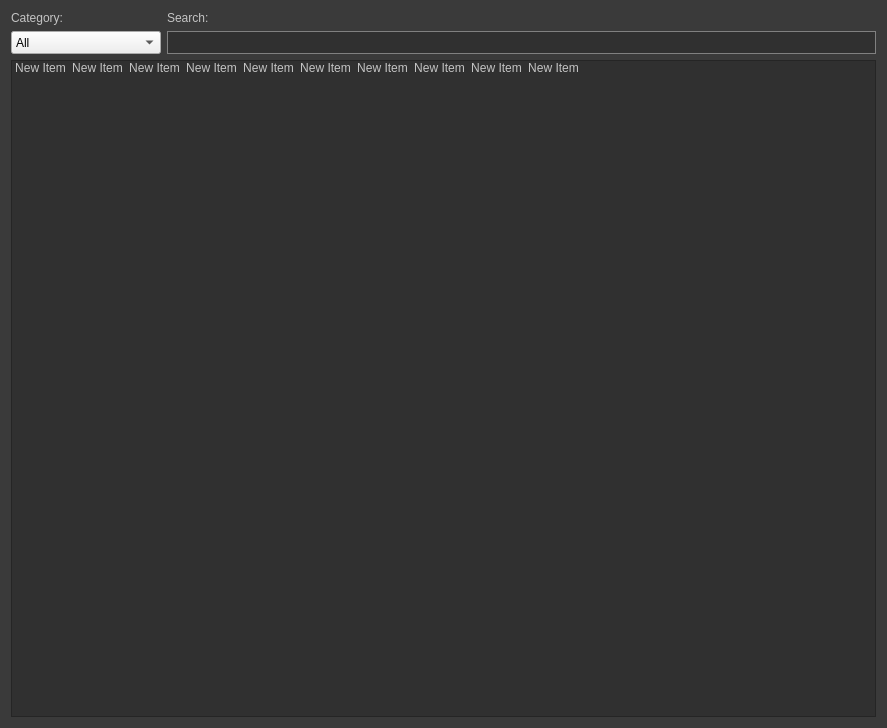
<?xml version="1.0" encoding="UTF-8"?>
<ui version="4.0">
 <class>AssetsLib</class>
 <widget class="QWidget" name="AssetsLib">
  <property name="geometry">
   <rect>
    <x>0</x>
    <y>0</y>
    <width>887</width>
    <height>728</height>
   </rect>
  </property>
  <property name="windowTitle">
   <string>AssetsLib</string>
  </property>
  <property name="styleSheet">
   <string notr="true">QWidget#AssetsLib{
background:rgb(58,58,58);
}

QLabel{
color:rgb(196,196,196);
}

QListWidget{
background:rgb(48,48,48);
}

QPushButton{
background:qlineargradient(spread:pad, x1:1, y1:1, x2:1, y2:0, stop:0 rgba(60,60, 60, 255), stop:1 rgba(85, 85, 85, 255));
border:1px solid black;
color:rgb(196,196,196);
}

QPushButton:hover{
background:qlineargradient(spread:pad, x1:1, y1:1, x2:1, y2:0, stop:0 rgba(68,68, 68, 255), stop:1 rgba(93, 93, 93, 255));
border:1px solid black;
color:rgb(196,196,196);
}

QPushButton:pressed{
background:rgb(185,134,32);
border:1px solid black;
color:rgb(196,196,196);
}

QLineEdit{
background:rgb(48,48,48);
color:rgb(196,196,196);
border:1px solid gray;
}


QListWidget:item{
color:rgb(196,196,196);
}
QListWidget{
alternate-background-color:rgb(30,30,30);
}

</string>
  </property>
  <layout class="QVBoxLayout" name="vLayoutMain">
   <item>
    <layout class="QHBoxLayout" name="hLayout_top">
     <item>
      <layout class="QVBoxLayout" name="vLayout_category">
       <item>
        <widget class="QLabel" name="lb_category">
         <property name="text">
          <string>Category:</string>
         </property>
        </widget>
       </item>
       <item>
        <widget class="QComboBox" name="cbox_category">
         <property name="minimumSize">
          <size>
           <width>150</width>
           <height>23</height>
          </size>
         </property>
         <item>
          <property name="text">
           <string>All</string>
          </property>
         </item>
         <item>
          <property name="text">
           <string>Char</string>
          </property>
         </item>
         <item>
          <property name="text">
           <string>Env</string>
          </property>
         </item>
         <item>
          <property name="text">
           <string>Fx</string>
          </property>
         </item>
         <item>
          <property name="text">
           <string>Props</string>
          </property>
         </item>
        </widget>
       </item>
      </layout>
     </item>
     <item>
      <layout class="QVBoxLayout" name="vLayout_search">
       <item>
        <widget class="QLabel" name="lb_search">
         <property name="text">
          <string>Search:</string>
         </property>
        </widget>
       </item>
       <item>
        <widget class="QLineEdit" name="le_search">
         <property name="minimumSize">
          <size>
           <width>0</width>
           <height>23</height>
          </size>
         </property>
        </widget>
       </item>
      </layout>
     </item>
    </layout>
   </item>
   <item>
    <widget class="QListWidget" name="listWidget_lib">
     <property name="verticalScrollMode">
      <enum>QAbstractItemView::ScrollPerPixel</enum>
     </property>
     <property name="horizontalScrollMode">
      <enum>QAbstractItemView::ScrollPerPixel</enum>
     </property>
     <property name="movement">
      <enum>QListView::Static</enum>
     </property>
     <property name="flow">
      <enum>QListView::LeftToRight</enum>
     </property>
     <property name="resizeMode">
      <enum>QListView::Adjust</enum>
     </property>
     <property name="layoutMode">
      <enum>QListView::Batched</enum>
     </property>
     <property name="spacing">
      <number>23</number>
     </property>
     <property name="viewMode">
      <enum>QListView::IconMode</enum>
     </property>
     <property name="modelColumn">
      <number>0</number>
     </property>
     <property name="uniformItemSizes">
      <bool>false</bool>
     </property>
     <property name="wordWrap">
      <bool>false</bool>
     </property>
     <item>
      <property name="text">
       <string>New Item</string>
      </property>
     </item>
     <item>
      <property name="text">
       <string>New Item</string>
      </property>
     </item>
     <item>
      <property name="text">
       <string>New Item</string>
      </property>
     </item>
     <item>
      <property name="text">
       <string>New Item</string>
      </property>
     </item>
     <item>
      <property name="text">
       <string>New Item</string>
      </property>
     </item>
     <item>
      <property name="text">
       <string>New Item</string>
      </property>
     </item>
     <item>
      <property name="text">
       <string>New Item</string>
      </property>
     </item>
     <item>
      <property name="text">
       <string>New Item</string>
      </property>
     </item>
     <item>
      <property name="text">
       <string>New Item</string>
      </property>
     </item>
     <item>
      <property name="text">
       <string>New Item</string>
      </property>
     </item>
    </widget>
   </item>
  </layout>
 </widget>
 <resources/>
 <connections/>
</ui>
